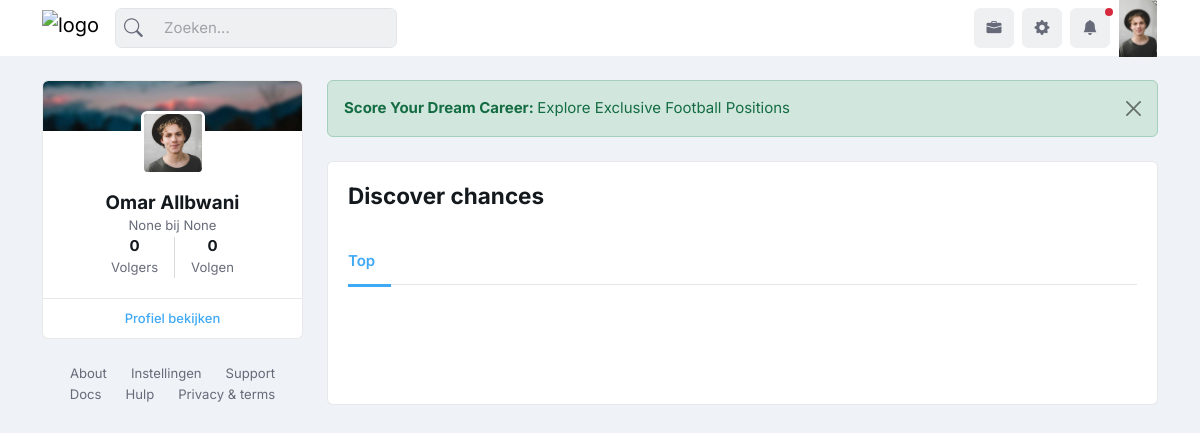
The app's page /vacancies/ (signed in), older data.
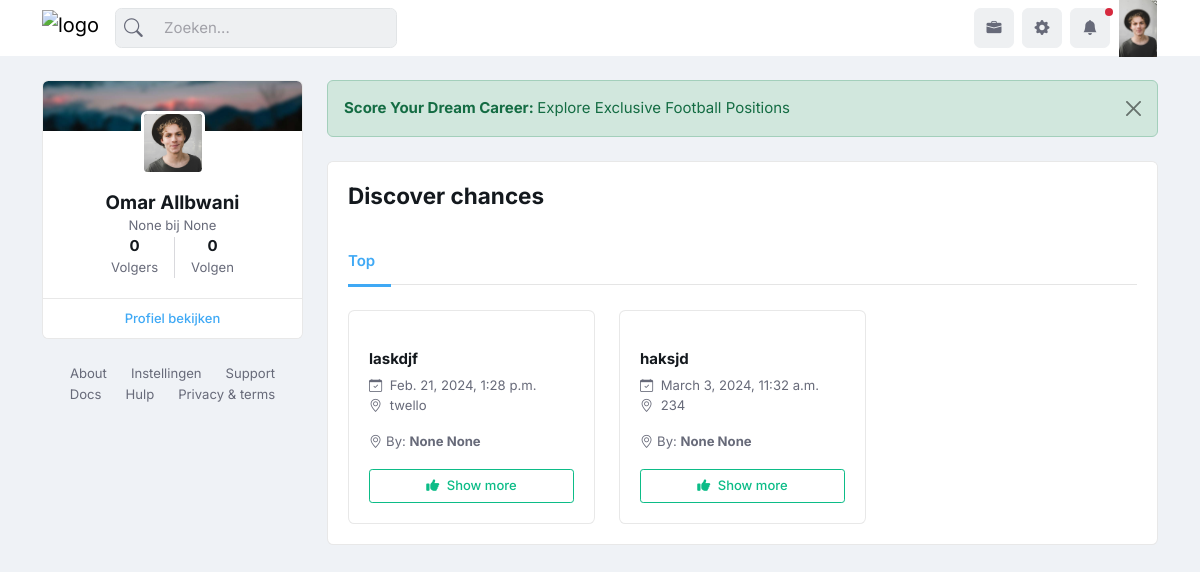
The same page, newer data.
### firstapp/models.py (models this page shows, shortened)
class Vacancy(models.Model):
    title = models.CharField(max_length=255)
    description = models.TextField()
    place = models.CharField(max_length=255)
    agent = models.ForeignKey(Agent, on_delete=models.CASCADE, related_name='posted_vacancies')
    created_at = models.DateTimeField(auto_now_add=True)

class Agent(models.Model):
    user = models.OneToOneField(User, on_delete=models.CASCADE, primary_key=True, related_name='agent')
    player_notes = models.TextField()
    posts = models.ManyToManyField('Post', related_name='agent_posts')

class User(AbstractUser):
    is_player = models.BooleanField(default=False)
    is_coach = models.BooleanField(default=False)
    is_scout = models.BooleanField(default=False)
    first_name = models.CharField(max_length=255, null=True)
    last_name = models.CharField(max_length=255, null=True)
    email = models.EmailField(unique=True)
    profile_image = models.ImageField(upload_to='profile_images', blank=True, null=True)
    cover_image = models.ImageField(upload_to='cover_images', blank=True, null=True)
    place = models.CharField(max_length=255, null=True)
    country = models.CharField(max_length=255, null=True, blank=True)
    date_of_birth = models.DateField(null=True)
    phone_number = models.IntegerField(max_length=20, null=True)
    followed_users = models.ManyToManyField('User', related_name='followed')
    posts = models.ManyToManyField('Post', related_name='player_posts', blank=True)
    about = models.TextField(null=True, blank=True)
    def getFullName(self):
        return self.getFirstName()+" "+self.getLastName()
    def getFirstName(self):
        if self.first_name:
            return self.first_name
        else:
            return ''
    def getLastName(self):
        if self.last_name:
            return self.last_name
        else:
            return ''
    def getProfileimageUrl(self):
        if not self.profile_image:
            return '/static/profile_placeholder.jpg'
        else:
            return self.profile_image.url
    def connections_received_onhold(self):
        received_connections = self.connection_requests_received.filter(accepted=False)
        return received_connections

### firstapp/views.py (the view)
# urls.py: path('vacancies/', views.vacancies, name='vacancies'),
@login_required
def vacancies(request):
    vacancies = Vacancy.objects.all()
    return render(request, 'vacancies/vacancies.html', {'vacancies': vacancies})

### playerpro/templates/vacancies/vacancies.html (shortened to what this page needs)
{% extends 'theme/base.html' %}
{% load static %}
{% load crispy_forms_tags %}
{% load custom_tags %}
{% block content %}
<main>
	<div class="container">
		<div class="row g-4">
            {% include 'theme/sidenav.html' %}
            <div class="col-md-8 col-lg-6 vstack gap-4">
                <div class="alert alert-success alert-dismissible fade show mb-0" role="alert">
                  <strong>Score Your Dream Career: </strong>Explore Exclusive Football Positions
                  <button type="button" class="btn-close" data-bs-dismiss="alert" aria-label="Close"></button>
                </div>
                  <div class="card h-100">
                    <div class="card-header d-sm-flex align-items-center text-center justify-content-sm-between border-0 pb-0">
                      <h1 class="h4 card-title">Discover chances</h1>
                    </div>
                    <div class="card-body">
                      <ul class="nav nav-tabs nav-bottom-line justify-content-center justify-content-md-start">
                        <li class="nav-item"> <a class="nav-link active" data-bs-toggle="tab" href="#tab-1"> Top </a> </li>
                      </ul>
                      <div class="tab-content mb-0 pb-0">
                        <div class="tab-pane fade show active" id="tab-1">
                          <div class="row g-4">
                            {% for vacancy in vacancies %}
                            {% include 'vacancies/vacancy_card.html' with vacancy=vacancy%}
                            {% endfor %}
                          </div>
                        </div>
                    </div>
                  </div>
                </div>
              </div>
		</div>
	</div>
</main>
{% endblock content %}

### playerpro/templates/vacancies/vacancy_card.html (shortened to what this page needs)
{% load static %}
<div class="col-sm-6 col-xl-4">
    <div class="card h-100">
      <div class="position-relative">
      </div>
      <div class="card-body position-relative pt-0">
        <h6 class="mt-3"> <a href="{% url 'vacancy_detail' vacancy_id=vacancy.id %}"> {{vacancy.title}} </a> </h6>
        <p class="mb-0 small"> <i class="bi bi-calendar-check pe-1"></i> {{vacancy.created_at}} </p>
        <p class="small"> <i class="bi bi-geo-alt pe-1"></i> {{vacancy.place}} </p>
        <p class="small"> <i class="bi bi-geo-alt pe-1"></i>By: <a style="color: inherit" href="{% url 'profile' username=vacancy.agent.user.username %}"><strong>{{vacancy.agent.user.get_full_name}}</strong></a></p>
        <div class="d-flex mt-3 justify-content-between">
          <div class="w-100">
            <a href="{% url 'vacancy_detail' vacancy_id=vacancy.id %}"><label class="btn btn-sm btn-outline-success d-block" for="Interested1"><i class="fa-solid fa-thumbs-up me-1"></i> Show more</label></a>
          </div>
        </div>
      </div>
   </div>
  </div>

Row changes from the older to the newer data that the page shows:
added Vacancy: title "laskdjf", created_at "Feb. 21, 2024, 1:28 p.m.", place "twello", agent.user.get_full_name "None None"
added Vacancy: title "haksjd", created_at "March 3, 2024, 11:32 a.m.", place "234", agent.user.get_full_name "None None"
